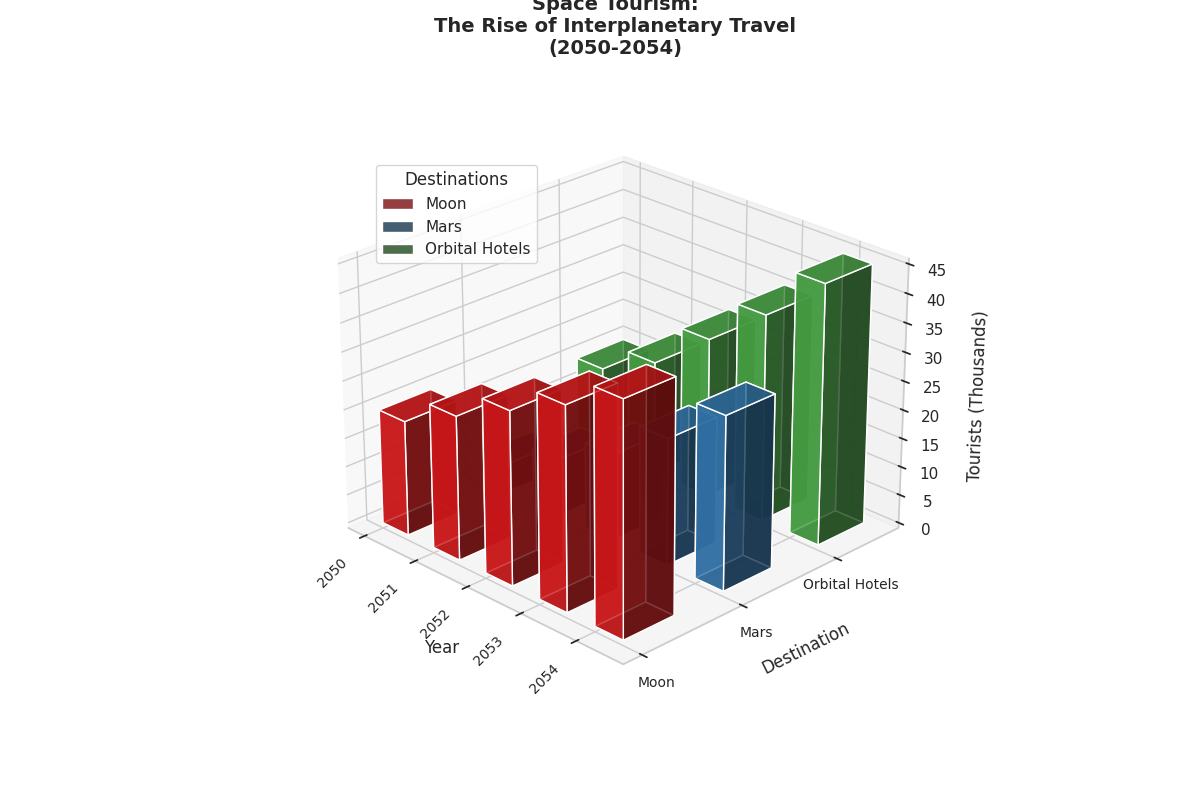

This chart was generated by the following Python code:
import numpy as np
import matplotlib.pyplot as plt
from mpl_toolkits.mplot3d import Axes3D

years = np.array(['2050', '2051', '2052', '2053', '2054'])
destinations = ['Moon', 'Mars', 'Orbital Hotels']

tourists_data = np.array([
    [20, 25, 30, 35, 40],
    [5, 10, 15, 22, 30],
    [15, 20, 28, 36, 45],
])

fig = plt.figure(figsize=(12, 8))
ax = fig.add_subplot(111, projection='3d')

# New set of colors for each destination
colors = ['#e41a1c', '#377eb8', '#4daf4a']

for dest_idx, destination in enumerate(destinations):
    x_pos = np.arange(len(years))
    y_pos = np.full_like(x_pos, dest_idx)
    z_pos = np.zeros_like(x_pos)
    
    dz = tourists_data[dest_idx]
    ax.bar3d(x_pos, y_pos, z_pos, dx=0.5, dy=0.5, dz=dz, color=colors[dest_idx], alpha=0.8, label=destination)

ax.set_xticks(np.arange(len(years)))
ax.set_xticklabels(years, rotation=45, ha='right', fontsize=10)
ax.set_yticks(np.arange(len(destinations)))
ax.set_yticklabels(destinations, fontsize=10)
ax.set_xlabel('Year', labelpad=10)
ax.set_ylabel('Destination', labelpad=10)
ax.set_zlabel('Tourists (Thousands)', labelpad=10)

ax.set_title('Space Tourism:\nThe Rise of Interplanetary Travel\n(2050-2054)', pad=30, fontsize=14, weight='bold')
ax.legend(title='Destinations', loc='upper left', bbox_to_anchor=(0.1, 0.9))

ax.view_init(elev=25, azim=-45)

plt.tight_layout()
plt.show()
